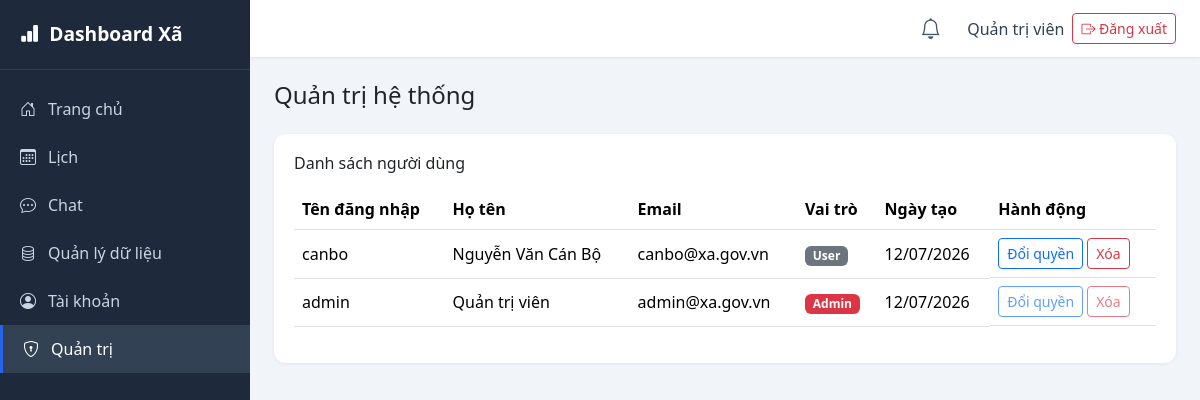
The page /admin (signed in) on the database its author committed.
### app/models.py (models this page shows, shortened)
class User(UserMixin, db.Model):
    id = db.Column(db.Integer, primary_key=True)
    username = db.Column(db.String(80), unique=True, nullable=False)
    password_hash = db.Column(db.String(255), nullable=False)
    full_name = db.Column(db.String(120))
    email = db.Column(db.String(120))
    role = db.Column(db.String(20), default='user')  # 'admin' hoặc 'user'
    created_at = db.Column(db.DateTime, default=datetime.utcnow)
    def is_admin(self):
        return self.role == 'admin'

### app/routes/admin.py (the view)
@admin_bp.route('/admin')
@login_required
@admin_required
def admin_view():
    users = User.query.order_by(User.created_at.desc()).all()
    return render_template('admin.html', users=users)

### app/routes/admin.py (called while the page is built)
def admin_required(f):
    @wraps(f)
    def decorated(*args, **kwargs):
        if not current_user.is_authenticated or not current_user.is_admin():
            abort(403)
        return f(*args, **kwargs)
    return decorated

### app/templates/admin.html (shortened to what this page needs)
{% extends "base.html" %}
{% block content %}
<h4 class="mb-4">Quản trị hệ thống</h4>
<div class="chart-card">
    <h6 class="mb-3">Danh sách người dùng</h6>
    <div class="table-responsive">
        <table class="table table-hover align-middle">
            <thead>
                <tr><th>Tên đăng nhập</th><th>Họ tên</th><th>Email</th><th>Vai trò</th><th>Ngày tạo</th><th>Hành động</th></tr>
            </thead>
            <tbody>
                {% for u in users %}
                <tr>
                    <td>{{ u.username }}</td>
                    <td>{{ u.full_name or '-' }}</td>
                    <td>{{ u.email or '-' }}</td>
                    <td>
                        <span class="badge {{ 'bg-danger' if u.is_admin() else 'bg-secondary' }}">
                            {{ 'Admin' if u.is_admin() else 'User' }}
                        </span>
                    </td>
                    <td>{{ u.created_at.strftime('%d/%m/%Y') }}</td>
                    <td class="d-flex gap-1">
                        <form method="POST" action="{{ url_for('admin.toggle_role', user_id=u.id) }}">
                            <button class="btn btn-sm btn-outline-primary" {{ 'disabled' if u.id == current_user.id }}>
                                Đổi quyền
                            </button>
                        </form>
                        <form method="POST" action="{{ url_for('admin.delete_user', user_id=u.id) }}" onsubmit="return confirm('Xóa tài khoản này?');">
                            <button class="btn btn-sm btn-outline-danger" {{ 'disabled' if u.id == current_user.id }}>
                                Xóa
                            </button>
                        </form>
                    </td>
                </tr>
                {% endfor %}
            </tbody>
        </table>
    </div>
</div>
{% endblock %}

### app/templates/base.html (shortened to what this page needs)
<!DOCTYPE html>
<html lang="vi">
<head>
    <link href="https://cdn.jsdelivr.net/npm/bootstrap@5.3.3/dist/css/bootstrap.min.css" rel="stylesheet">
    <link rel="stylesheet" href="https://cdn.jsdelivr.net/npm/bootstrap-icons@1.11.3/font/bootstrap-icons.css">
    <link href="{{ url_for('static', filename='css/style.css') }}" rel="stylesheet">
</head>
<body>
{% if current_user.is_authenticated %}
<div class="app-wrapper">
    <nav class="sidebar">
        <div class="sidebar-brand">
            <i class="bi bi-bar-chart-fill"></i>
            <span>Dashboard Xã</span>
        </div>
        <ul class="sidebar-menu">
            <li><a href="{{ url_for('main.dashboard') }}" class="{{ 'active' if request.endpoint == 'main.dashboard' }}"><i class="bi bi-house-door"></i> Trang chủ</a></li>
            <li><a href="{{ url_for('calendar.calendar_view') }}" class="{{ 'active' if request.endpoint == 'calendar.calendar_view' }}"><i class="bi bi-calendar3"></i> Lịch</a></li>
            <li><a href="{{ url_for('chat.chat_view') }}" class="{{ 'active' if 'chat' in request.endpoint }}"><i class="bi bi-chat-dots"></i> Chat</a></li>
            <li><a href="{{ url_for('data.data_view') }}" class="{{ 'active' if request.endpoint == 'data.data_view' }}"><i class="bi bi-database"></i> Quản lý dữ liệu</a></li>
            <li><a href="{{ url_for('account.account_view') }}" class="{{ 'active' if request.endpoint == 'account.account_view' }}"><i class="bi bi-person-circle"></i> Tài khoản</a></li>
            {% if current_user.is_admin() %}
            <li><a href="{{ url_for('admin.admin_view') }}" class="{{ 'active' if request.endpoint == 'admin.admin_view' }}"><i class="bi bi-shield-lock"></i> Quản trị</a></li>
            {% endif %}
        </ul>
    </nav>
    <div class="main-content">
        <header class="topbar">
            <div class="topbar-right">
                <div class="notif-wrapper">
                    <button class="notif-bell" id="notifBell">
                        <i class="bi bi-bell"></i>
                    </button>
                </div>
                <div class="user-info">
                    <span>{{ current_user.full_name or current_user.username }}</span>
                    <a href="{{ url_for('auth.logout') }}" class="btn btn-sm btn-outline-danger ms-2">
                        <i class="bi bi-box-arrow-right"></i> Đăng xuất
                    </a>
                </div>
            </div>
        </header>
        <main class="content-area">
            {% block content %}{% endblock %}
        </main>
    </div>
</div>
{% else %}
    {% block auth_content %}{% endblock %}
{% endif %}
</body>
</html>

### app/static/css/style.css (style rules this page uses)
:root { --primary: #2563eb; --sidebar-bg: #1e293b; --sidebar-hover: #334155; --bg-light: #f1f5f9; }
body { background: var(--bg-light); font-family: 'Segoe UI', Roboto, sans-serif; }
.app-wrapper { display: flex; min-height: 100vh; }
.sidebar { width: 250px; background: var(--sidebar-bg); color: #fff; flex-shrink: 0; position: sticky; top: 0; height: 100vh; overflow-y: auto; }
.sidebar-brand { padding: 20px; font-size: 1.2rem; font-weight: 700; display: flex; align-items: center; gap: 10px; border-bottom: 1px solid rgba(255,255,255,0.1); }
.sidebar-menu { list-style: none; padding: 15px 0; margin: 0; }
.sidebar-menu li a { display: flex; align-items: center; gap: 12px; padding: 12px 20px; color: #cbd5e1; text-decoration: none; transition: 0.2s; }
.sidebar-menu li a:hover, .sidebar-menu li a.active { background: var(--sidebar-hover); color: #fff; border-left: 3px solid var(--primary); }
.main-content { flex: 1; display: flex; flex-direction: column; min-width: 0; }
.topbar { background: #fff; padding: 12px 24px; display: flex; justify-content: space-between; align-items: center; box-shadow: 0 1px 3px rgba(0,0,0,0.08); position: sticky; top: 0; z-index: 10; }
.topbar-right { display: flex; align-items: center; gap: 20px; margin-left: auto; }
.content-area { padding: 24px; }
.notif-wrapper { position: relative; }
.notif-bell { background: none; border: none; font-size: 1.3rem; color: #475569; position: relative; cursor: pointer; }
.user-info { display: flex; align-items: center; font-weight: 500; color: #334155; }
.chart-card { background: #fff; border-radius: 12px; padding: 20px; box-shadow: 0 1px 4px rgba(0,0,0,0.06); margin-bottom: 24px; }

### rows shown on the page
User: full_name "Quản trị viên", username "admin", email "admin@xa.gov.vn", role "Admin", created_at "12/07/2026"
User: username "canbo", full_name "Nguyễn Văn Cán Bộ", email "canbo@xa.gov.vn", role "User", created_at "12/07/2026"
